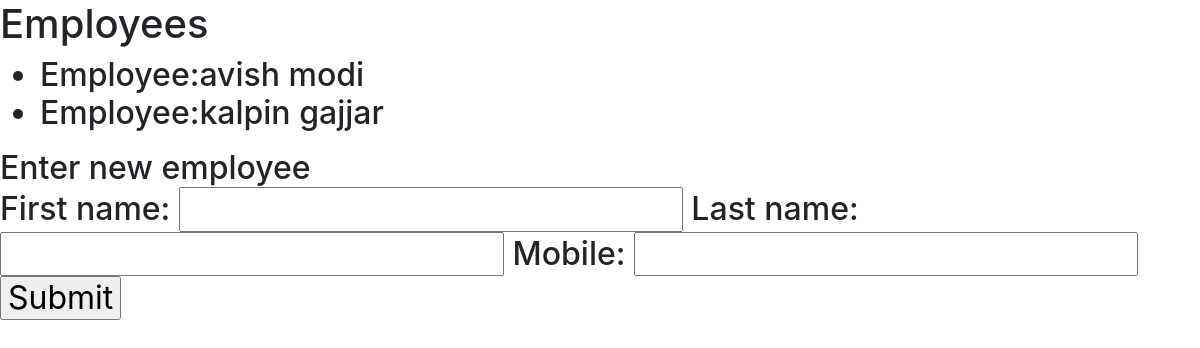
The page /home/depemp/3 on the database its author committed.
### home/models.py (models this page shows)
class employee(models.Model):
    emp_fname=models.CharField(max_length=10)
    emp_lname=models.CharField(max_length=10)
    emp_mob=models.CharField(max_length=10,unique=True)
    emp_dept=models.ManyToManyField('department',related_name='dep_emp',blank=True)
    def __str__(self):
        return f"Employee:{self.emp_fname}  {self.emp_lname}"

### home/views.py (the view)
# urls.py: path('depemp/<int:dept_id>',views.depemp,name='de')
def depemp(request,dept_id):
    deinfo = department.objects.get(pk=dept_id);
    if request.method=="POST":
          e1=employee(emp_fname=request.POST["addf"],emp_lname=request.POST["addl"],emp_mob=request.POST["addm"])
          e1.save()
          e1.emp_dept.add(deinfo)
    einfo=deinfo.dep_emp.all()
    return  render(request,"home/depemp.html",
                   {'employee':einfo})

### home/templates/home/depemp.html (shortened to what this page needs)
{% extends "home/layout.html" %}
{% block body %}
<h1>Employees</h1>
<h2>
    <ul>
        {% for e in employee %}
        <li>{{e}}</li>
        {% endfor %}
    </ul>
</h2>
<h2>
    Enter new employee
    <form action="" method="POST">
       First name: <input type="text" name="addf">
        Last name: <input type="text" name="addl">
        Mobile: <input type="text" name="addm">
        <input type="submit" name="'submit">
    </form>
</h2>
{% endblock %}

### rows shown on the page
employee: emp_fname+emp_lname "Employee:avish modi"
employee: emp_fname+emp_lname "Employee:kalpin gajjar"
